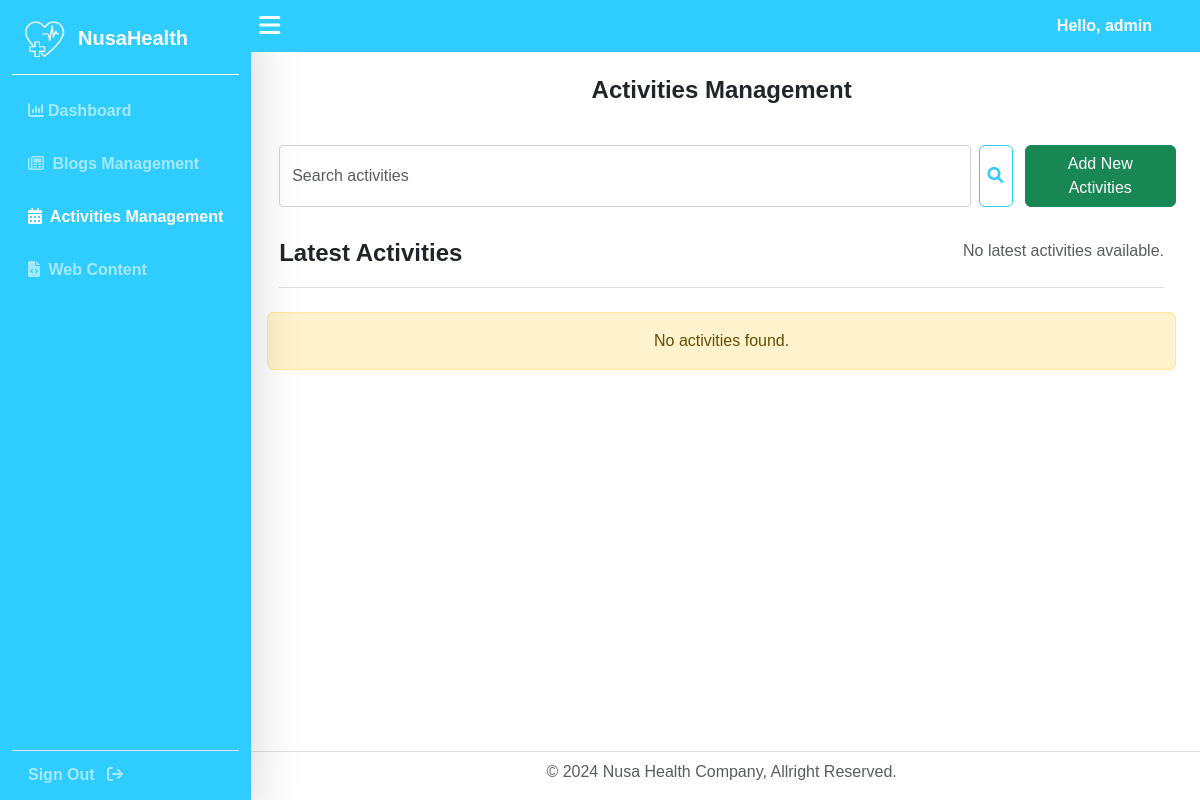
The page /dashboard/activities-management (signed in) on the database as committed earlier.
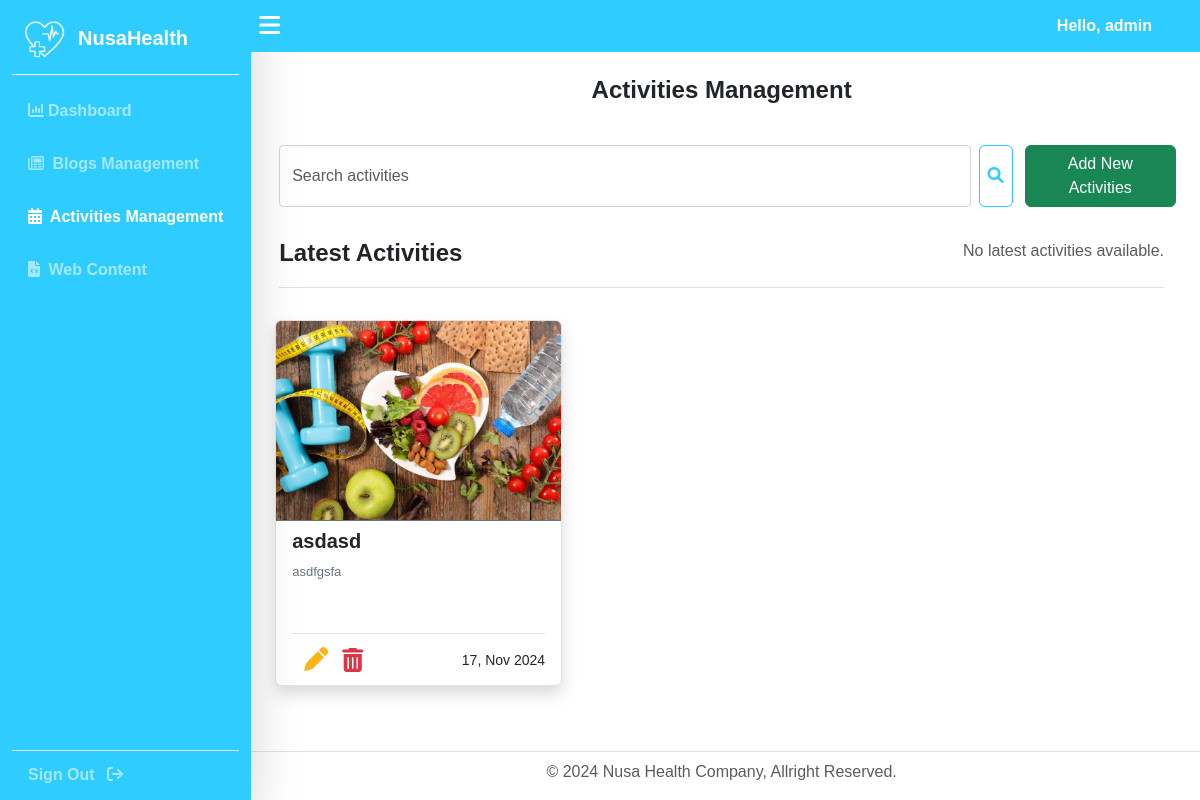
The same page on the database as committed later.
### NusaHealthApp/models.py (models this page shows, shortened)
class Activities(models.Model):
    STATUS_CHOICES = (
        ('draft', 'Draft'),
        ('published', 'Published'),
    )
    title = models.CharField(max_length=250)
    slug = models.SlugField(max_length=250, unique_for_date='publish')
    author = models.ForeignKey(User, related_name='activities_posts', on_delete=models.CASCADE)
    body = models.TextField()
    publish = models.DateTimeField(default=timezone.now)
    created = models.DateTimeField(auto_now_add=True)
    updated = models.DateTimeField(auto_now=True)
    objects = models.Manager()
    published = PublishedManager()
    image = models.ImageField(upload_to='activities/', help_text="Upload image")
    status = models.CharField(max_length=10, choices=STATUS_CHOICES, default='published')
    class Meta:
        ordering = ('-publish',)

### NusaHealthApp/views.py (the view)
# urls.py: path('dashboard/activities-management', views.ActivitiesManagement, name='activities-management'),
@admin_required()
def ActivitiesManagement(request):
    logo_instance = Logo.objects.first()
    activities = Activities.objects.all()
    query = request.GET.get('q')
    if query:
        activities = activities.filter(title__icontains=query)
    context = {
        'section': 'activities-management',
        'logo': logo_instance,
        'activities': activities,
        'query': query,
    }
    return render(request, 'Dashboard/activities-management.html', context)

### NusaHealthApp/templates/Dashboard/activities-management.html (shortened to what the changed rows need)
{% extends "Dashboard/base.html" %}
{% load static %}
{% block content %}
<div class="container pb-3">
    <div class="d-flex flex-column gap-2 align-items-center w-100 container">
        <div class="row w-100">
            {% if activities %}
                {% for activity in activities %}
                <div class="col-md-4 p-2 hover-scaleup" style="cursor: pointer;">
                    <div class="rounded shadow bg-white overflow-hidden border">
                        <img src="{{ activity.image.url }}" class="w-100 m-0 border-bottom border-secondary"
                             style="height: 200px; object-fit: cover;" alt="{{ activity.title }}">
                        <div class="my-2 mx-3 border-bottom">
                            <h5 class="fw-semibold text-truncate-1 fs-5" style="height: 25px;">{{ activity.title }}</h5>
                            <p class="text-secondary fs-small text-truncate-3 text-justify" style="height: 55px;">
                                {{ activity.body }}
                            </p>
                        </div>
                        <div class="my-2 mx-3 row justify-content-between align-items-center overflow-hidden"
                             style="height: 35px;">
                            <div class="col-2 d-flex gap-2">
                                <div class="m-0 p-0 text-end">
                                    <a href="{% url 'activities-management-update' activity.id %}" class="text-warning fs-4"><i class="fas fa-pen"></i></a>
                                </div>
                                <div class="m-0 p-0 text-end">
                                    <button class="text-danger fs-4 delete-btn border-0 bg-transparent"
                                            data-url="{% url 'activities-management-delete' activity.id %}"><i class="fas fa-trash-alt"></i></button>
                                </div>
                            </div>
                            <div class="col-4 p-0">
                                <p class="m-0 text-end" style="font-size: 14px;">
                                    {{ activity.publish|date:"d, M Y" }}
                                </p>
                            </div>
                        </div>
                    </div>
                </div>
                {% endfor %}
            {% else %}
            <div class="alert alert-warning text-center w-100">
                No activities found.
            </div>
            {% endif %}
        </div>
    </div>
</div>
{% endblock %}

Rows that differ between the two databases and show on the page:
added Activities: image (picture), title "asdasd", body "asdfgsfa", publish "17, Nov 2024"
Other text that changed with them:
text no longer shown: "No activities found."
